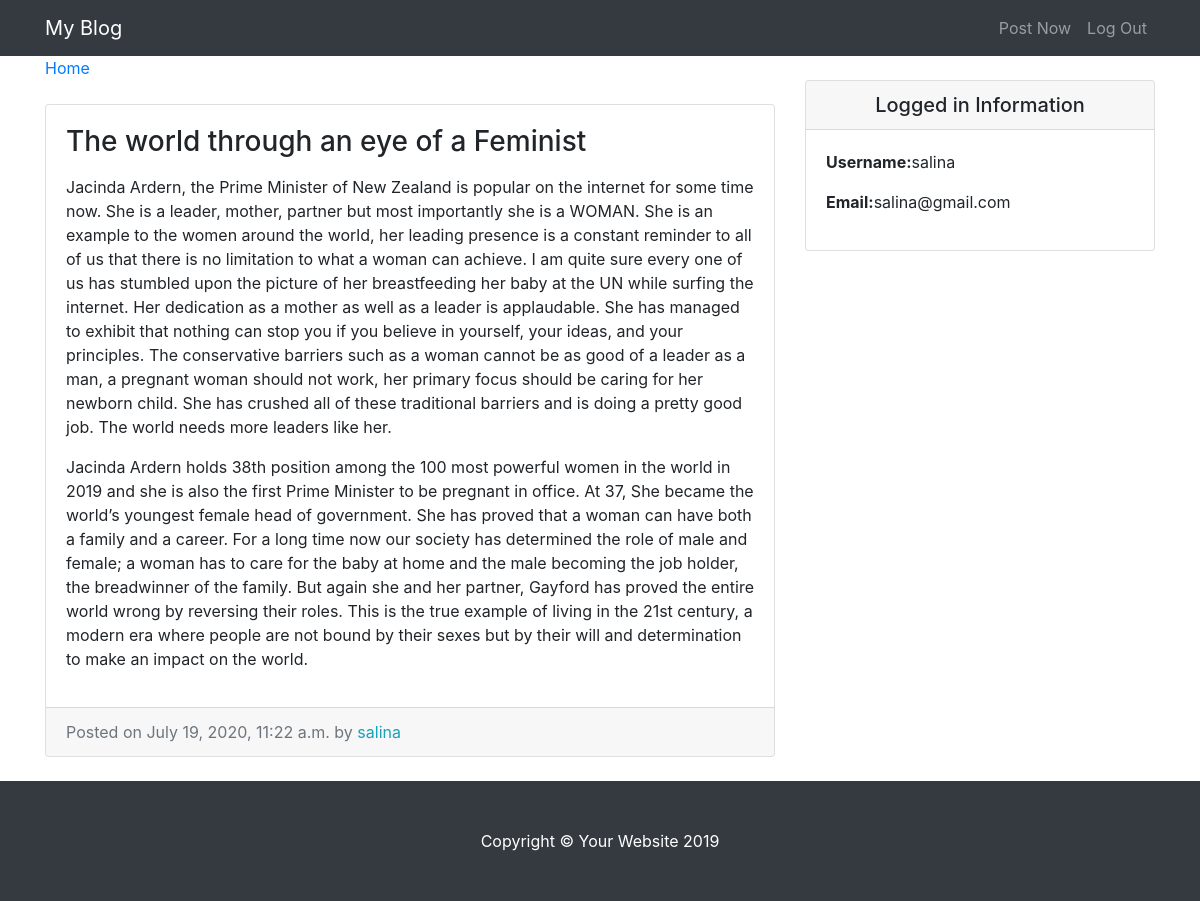
/entry/4/ (signed in), run on the app's committed database.
### blog/models.py (models this page shows, shortened)
class Entry(models.Model):
    entry_title = models.CharField(max_length=50)
    entry_text = models.TextField(default="This is blog")
    entry_date = models.DateTimeField(auto_now_add=True)
    entry_author = models.ForeignKey(User, on_delete=models.CASCADE)
    class Meta:
        verbose_name_plural = "entries"

### blog/views.py (the view)
# urls.py: path('entry/<int:pk>/', EntryView.as_view(), name="entry_detail"),
class EntryView(LoginRequiredMixin, DetailView):
    model = Entry
    template_name = 'entries/entry_detail.html'

### blog/templates/entries/entry_detail.html
{% extends "entries/base.html" %}
{% block content %}
      <div class="col-md-8">
        <a href="{% url 'blog-home' %}">Home</a>
        <div class="card mb-4 mt-4">
          <div class="card-body">
            <h3 class="card-title">{{ object.entry_title }}</h3>
            <p class="card-text">{{ object.entry_text|linebreaks}}</p>
          </div>
          <div class="card-footer text-muted">
            Posted on {{ object.entry_date}} by
            <span class= "text-info mr-2">{{ object.entry_author}}</span>
          </div>
        </div>
      </div>
{% endblock %}

### blog/templates/entries/base.html (shortened to what this page needs)
{% load static %}
<!DOCTYPE html>
<html lang="en">
<head>
  <link href="{% static 'entries/vendor/bootstrap/css/bootstrap.min.css' %}" rel="stylesheet">
  <link href="{% static 'entries/css/blog-home.css' %}" rel="stylesheet">
</head>
<body>
  <nav class="navbar navbar-expand-lg navbar-dark bg-dark fixed-top">
    <div class="container">
      <a class="navbar-brand" href="{% url 'blog-home' %}">My Blog</a>
      <div class="collapse navbar-collapse" id="navbarResponsive">
        <ul class="navbar-nav ml-auto">
          <li class="nav-item">
            <a class="nav-link" href="{% url 'create_entry' %}">Post Now</a>
          </li>
          <li class="nav-item">
            <a class="nav-link" href="{% url 'logout' %}">Log Out</a>
          </li>
        </ul>
      </div>
    </div>
  </nav>
  <div class="container">
    <div class="row">
        {% block content %} {% endblock %}
    <div class="col-md-4">
      <div class="card my-4">
          <h5 class="card-header text-center">Logged in Information</h5>
          <div class="card-body">
            <ul class="list-unstyled mb-0">
                <li>
                    <p> <strong>Username:</strong>{{ user.username }} </p>
                </li>
                <li>
                    <p> <strong>Email:</strong>{{ user.email }}</p>
                </li>
            </ul>
          </div>
        </div>
      </div>
    </div>
  </div>
  <footer class="py-5 bg-dark">
    <div class="container">
      <p class="m-0 text-center text-white">Copyright &copy; Your Website 2019</p>
    </div>
  </footer>
</body>
</html>

### blog/static/entries/css/blog-home.css (style rules this page uses)
body { padding-top: 56px; }

### data on the page
Entry: entry_title "The world through an eye of a Feminist", entry_text "Jacinda Ardern, the Prime Minister of New Zealand is popular on the internet for some time now. She is a leader, mother, partner but most importantly she is a WOMAN. She is an example to the women around the world, her leading presence is a constant reminder to all of us that there is no limitation to what a woman can achieve. I am quite sure every one of us has stumbled upon the picture of her breastfeeding her baby at the UN while surfing the internet. Her dedication as a mother as well as a leader is applaudable. She has managed to exhibit that nothing can stop you if you believe in yourself, your ideas, and your principles. The conservative barriers such as a woman cannot be as good of…", entry_date "July 19, 2020, 11:22 a.m.", entry_author "salina"

### other printed values
{{ user.username }} "salina"
{{ user.email }} "salina@gmail.com"
